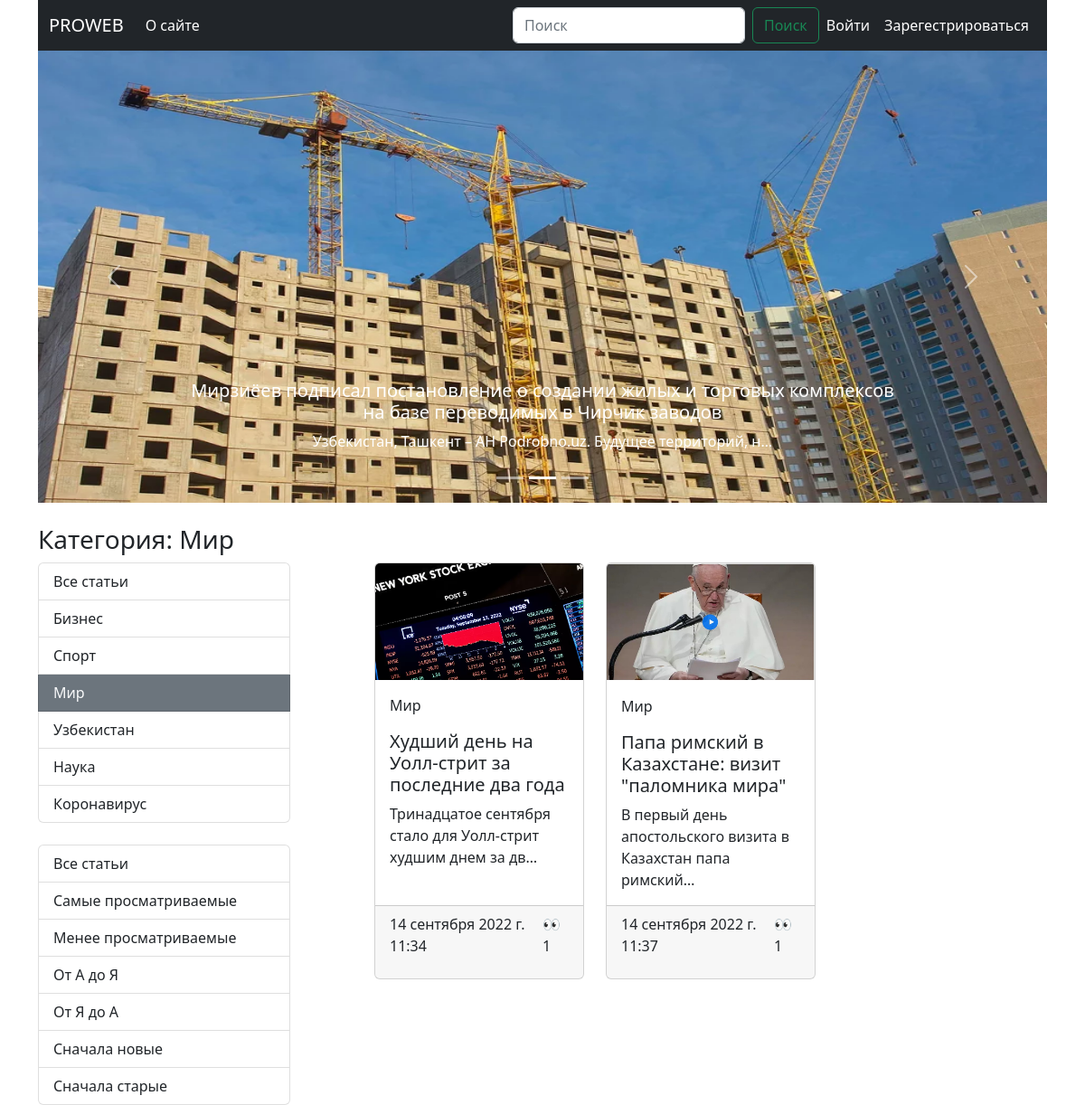
The page /category/3 on the database its author committed.
### blog/models.py (models this page shows, shortened)
class Article(models.Model):
    title = models.CharField(max_length=255, verbose_name='Заголовок статьи')
    content = models.TextField(verbose_name='Содержание статьи')
    photo = models.ImageField(upload_to=f'photos/', verbose_name='Фотография', null=True, blank=True)
    created_at = models.DateTimeField(auto_now_add=True, verbose_name='Дата создания')
    updated_at = models.DateTimeField(auto_now=True, verbose_name='Дата последнего изменения')
    publish = models.BooleanField(default=True, verbose_name='Статус публикации')
    views = models.IntegerField(default=0, verbose_name='Количество просмотров')
    category = models.ForeignKey(Category, on_delete=models.CASCADE)
    def get_photo(self):  # если у себя есть фото, то вернуть его url, иначе ссылка
        if self.photo:
            return self.photo.url
        else:
            return 'https://media-cldnry.s-nbcnews.com/image/upload/newscms/2019_01/2705191/nbc-social-default.png'
    class Meta:
        verbose_name = 'Статья'
        verbose_name_plural = 'Статьи'

class Category(models.Model):
    title = models.CharField(max_length=30, unique=True, verbose_name='Название категории')  # title VARCHAR(30)
    def get_absolute_url(self):
        return reverse('category', kwargs={'category_id': self.pk})
    def __str__(self):
        return self.title
    class Meta:
        verbose_name = 'Категория'
        verbose_name_plural = 'Категории'

### blog/views.py (the view)
# urls.py: path('category/<int:category_id>', ArticleByCategory.as_view(), name='category'),
class ArticleByCategory(ArticleListView):
    def get_queryset(self):
        articles = Article.objects.filter(category_id=self.kwargs['category_id'])
        sort_field = self.request.GET.get('sort')
        if sort_field:
            articles = articles.order_by(sort_field)
        return articles
    def get_context_data(self, *, object_list=None, **kwargs):
        context = super().get_context_data()  # Все что было и так сохранить
        category = Category.objects.get(pk=self.kwargs['category_id'])
        context['title'] = f'Категория: {category.title}'
        return context

### blog/templatetags/blog_tags.py (called while the page is built)
@register.simple_tag()
def get_categories():
   categories = Category.objects.all()
   return categories

@register.simple_tag()
def get_sorters():
   sorters = {
      '-views': 'Самые просматриваемые',
      'views': 'Менее просматриваемые',
      '-title': 'От А до Я',
      'title': 'От Я до А',
      '-created_at': 'Сначала новые',
      'created_at': 'Сначала старые'
   }
   return sorters

### blog/views.py (called while the page is built)
    def get_context_data(self, *, object_list=None, **kwargs):
        context = super().get_context_data()
        articles = Article.objects.all()
        articles = articles.order_by('created_at')
        context['slider'] = articles[:5]
        return context

### blog/templates/blog/index.html (shortened to what this page needs)
{% extends 'base.html' %}
{% block main %}
<div id="carouselExampleCaptions" class="carousel slide" data-bs-ride="carousel">
    <div class="carousel-indicators">
        <button type="button" data-bs-target="#carouselExampleCaptions" data-bs-slide-to="0" class="active"
                aria-current="true" aria-label="Slide 1"></button>
        <button type="button" data-bs-target="#carouselExampleCaptions" data-bs-slide-to="1"
                aria-label="Slide 2"></button>
        <button type="button" data-bs-target="#carouselExampleCaptions" data-bs-slide-to="2"
                aria-label="Slide 3"></button>
    </div>
    <div class="carousel-inner">
        {% for article in slider %}
        <div class="carousel-item {% if forloop.first %}active{% endif %}" data-bs-interval="2500">
            <img src="{{ article.get_photo }}" class="d-block w-100" alt="..." width="100px" height="500px">
            <div class="carousel-caption d-none d-md-block">
                <h5>{{ article.title }}</h5>
                <p>{{ article.content|truncatechars:60 }}</p>
            </div>
        </div>
        {% endfor %}
    </div>
    <button class="carousel-control-prev" type="button" data-bs-target="#carouselExampleCaptions" data-bs-slide="prev">
        <span class="carousel-control-prev-icon" aria-hidden="true"></span>
    </button>
    <button class="carousel-control-next" type="button" data-bs-target="#carouselExampleCaptions" data-bs-slide="next">
        <span class="carousel-control-next-icon" aria-hidden="true"></span>
    </button>
</div>
<div class="main mt-4">
    <h6 class="h3">{{ title }}</h6>
    <div class="d-flex justify-content-between">
        <div class="col-3">
            {% include 'blog/components/_sidebar.html' %}
            <br>
            {% include 'blog/components/_sort.html' %}
        </div>
        <div class="col-8">
            <div class="row row-cols-1 row-cols-md-3 g-4">
                {% for article in articles %}
                {% include 'blog/components/_card.html' %}
                {% endfor %}
            </div>
        </div>
    </div>
</div>
{% endblock main %}

### blog/templates/blog/components/_sidebar.html
{% load blog_tags %}
<div class="list-group">
        <a href="{% url 'index' %}" class="list-group-item list-group-item-action {% if 'Главная' in title %}bg-secondary text-light{% endif %}">Все статьи</a>
    {% get_categories as categories %}
    {% for category in categories %}
    <a href="{{ category.get_absolute_url }}" class="list-group-item list-group-item-action {% if category.title in title %}bg-secondary text-light{% endif %}">{{ category }}</a>
    {% endfor %}
</div>

### blog/templates/blog/components/_card.html
<div class="col">
    <a href="{% url 'article_detail' article.pk %}" class="text-dark" style="text-decoration: none">
        <div class="card h-100">
            <img src="{{ article.get_photo }}" class="card-img-top" alt="...">
            <div class="card-body">
                <p class="card-text">{{ article.category }}</p>
                <h5 class="card-title">{{ article.title }}</h5>
                <p class="card-text">{{ article.content|truncatechars:60 }}</p>
            </div>
            <div class="card-footer d-flex justify-content-between">
                <p class="card-text">{{ article.created_at }}</p>
                <p class="card-text">👀 {{ article.views }}</p>
            </div>
        </div>
    </a>
</div>

### rows shown on the page
Article: get_photo (picture), title "Мирзиёев подписал постановление о создании жилых и торговых комплексов на базе переводимых в Чирчик заводов", content "Узбекистан, Ташкент – АН Podrobno.uz. Будущее территорий, н…"
Category: title "Бизнес"
Category: title "Спорт"
Category: title "Мир"
Category: title "Узбекистан"
Category: title "Наука"
Category: title "Коронавирус"
Article: get_photo (picture), category "Мир", title "Худший день на Уолл-стрит за последние два года", content "Тринадцатое сентября стало для Уолл-стрит худшим днем за дв…", created_at "14 сентября 2022 г. 11:34", views "1"
Article: get_photo (picture), category "Мир", title "Папа римский в Казахстане: визит \"паломника мира\"", content "В первый день апостольского визита в Казахстан папа римский…", created_at "14 сентября 2022 г. 11:37", views "1"

### other values the page prints
{{ title }} "Категория: Мир"
{{ value }} "Самые просматриваемые" "Менее просматриваемые" "От А до Я" "От Я до А" "Сначала новые" "Сначала старые"
